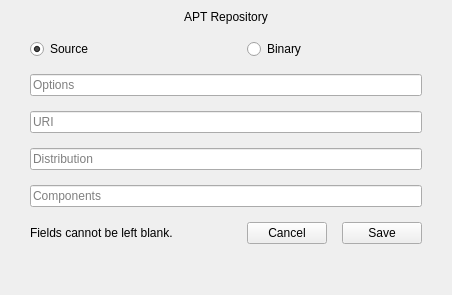
<?xml version="1.0" encoding="UTF-8"?>
<ui version="4.0">
 <class>APTSourceEdit</class>
 <widget class="QDialog" name="APTSourceEdit">
  <property name="geometry">
   <rect>
    <x>0</x>
    <y>0</y>
    <width>452</width>
    <height>295</height>
   </rect>
  </property>
  <property name="windowTitle">
   <string>APT Repository Edit</string>
  </property>
  <layout class="QGridLayout" name="gridLayout">
   <property name="leftMargin">
    <number>30</number>
   </property>
   <property name="topMargin">
    <number>10</number>
   </property>
   <property name="rightMargin">
    <number>30</number>
   </property>
   <property name="bottomMargin">
    <number>15</number>
   </property>
   <property name="spacing">
    <number>15</number>
   </property>
   <item row="0" column="0" colspan="4">
    <widget class="QLabel" name="lblTitle">
     <property name="accessibleName">
      <string notr="true">dialog-title</string>
     </property>
     <property name="text">
      <string>APT Repository</string>
     </property>
     <property name="alignment">
      <set>Qt::AlignCenter</set>
     </property>
    </widget>
   </item>
   <item row="6" column="0" colspan="4">
    <widget class="QLineEdit" name="txtComponents">
     <property name="placeholderText">
      <string>Components</string>
     </property>
    </widget>
   </item>
   <item row="3" column="0" colspan="4">
    <widget class="QLineEdit" name="txtOptions">
     <property name="placeholderText">
      <string>Options</string>
     </property>
    </widget>
   </item>
   <item row="7" column="2" alignment="Qt::AlignRight">
    <widget class="QPushButton" name="btnCancel">
     <property name="cursor">
      <cursorShape>PointingHandCursor</cursorShape>
     </property>
     <property name="focusPolicy">
      <enum>Qt::NoFocus</enum>
     </property>
     <property name="accessibleName">
      <string notr="true">danger</string>
     </property>
     <property name="text">
      <string>Cancel</string>
     </property>
     <property name="default">
      <bool>false</bool>
     </property>
    </widget>
   </item>
   <item row="7" column="0">
    <widget class="QLabel" name="lblErrorMsg">
     <property name="sizePolicy">
      <sizepolicy hsizetype="Expanding" vsizetype="Preferred">
       <horstretch>0</horstretch>
       <verstretch>0</verstretch>
      </sizepolicy>
     </property>
     <property name="text">
      <string>Fields cannot be left blank.</string>
     </property>
    </widget>
   </item>
   <item row="4" column="0" colspan="4">
    <widget class="QLineEdit" name="txtUri">
     <property name="placeholderText">
      <string>URI</string>
     </property>
    </widget>
   </item>
   <item row="7" column="3" alignment="Qt::AlignRight">
    <widget class="QPushButton" name="btnSave">
     <property name="cursor">
      <cursorShape>PointingHandCursor</cursorShape>
     </property>
     <property name="focusPolicy">
      <enum>Qt::NoFocus</enum>
     </property>
     <property name="accessibleName">
      <string notr="true">primary</string>
     </property>
     <property name="text">
      <string>Save</string>
     </property>
     <property name="default">
      <bool>false</bool>
     </property>
    </widget>
   </item>
   <item row="8" column="0" colspan="4">
    <spacer name="verticalSpacer">
     <property name="orientation">
      <enum>Qt::Vertical</enum>
     </property>
     <property name="sizeHint" stdset="0">
      <size>
       <width>347</width>
       <height>4</height>
      </size>
     </property>
    </spacer>
   </item>
   <item row="5" column="0" colspan="4">
    <widget class="QLineEdit" name="txtDistribution">
     <property name="placeholderText">
      <string>Distribution</string>
     </property>
    </widget>
   </item>
   <item row="1" column="0" colspan="2">
    <widget class="QRadioButton" name="radioSource">
     <property name="sizePolicy">
      <sizepolicy hsizetype="Expanding" vsizetype="Fixed">
       <horstretch>0</horstretch>
       <verstretch>0</verstretch>
      </sizepolicy>
     </property>
     <property name="cursor">
      <cursorShape>PointingHandCursor</cursorShape>
     </property>
     <property name="focusPolicy">
      <enum>Qt::NoFocus</enum>
     </property>
     <property name="text">
      <string>Source</string>
     </property>
     <property name="checked">
      <bool>true</bool>
     </property>
     <attribute name="buttonGroup">
      <string notr="true">debTypeGroup</string>
     </attribute>
    </widget>
   </item>
   <item row="1" column="2" colspan="2">
    <widget class="QRadioButton" name="radioBinary">
     <property name="sizePolicy">
      <sizepolicy hsizetype="Expanding" vsizetype="Fixed">
       <horstretch>0</horstretch>
       <verstretch>0</verstretch>
      </sizepolicy>
     </property>
     <property name="cursor">
      <cursorShape>PointingHandCursor</cursorShape>
     </property>
     <property name="focusPolicy">
      <enum>Qt::NoFocus</enum>
     </property>
     <property name="text">
      <string>Binary</string>
     </property>
     <attribute name="buttonGroup">
      <string notr="true">debTypeGroup</string>
     </attribute>
    </widget>
   </item>
   <item row="7" column="1">
    <spacer name="horizontalSpacer">
     <property name="orientation">
      <enum>Qt::Horizontal</enum>
     </property>
     <property name="sizeHint" stdset="0">
      <size>
       <width>40</width>
       <height>20</height>
      </size>
     </property>
    </spacer>
   </item>
  </layout>
 </widget>
 <tabstops>
  <tabstop>txtOptions</tabstop>
  <tabstop>txtUri</tabstop>
  <tabstop>txtDistribution</tabstop>
  <tabstop>txtComponents</tabstop>
 </tabstops>
 <resources/>
 <connections/>
 <buttongroups>
  <buttongroup name="debTypeGroup"/>
 </buttongroups>
</ui>
